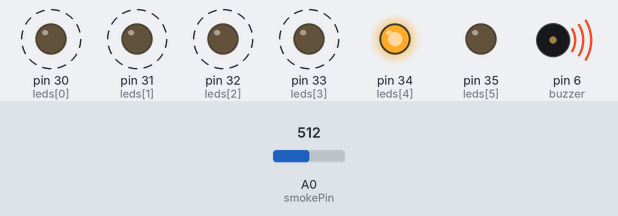
A sketch run on a simulated Arduino Mega 2560, built with avr-gcc and run on an emulated ATmega2560. Shown: output pins drawn as LEDs (lit = HIGH), buzzer (waves = sounding, pin HIGH). Dashed ring = blinking. The test bench sets the inputs (shaded band); at power-on: A0 (smokePin) = 512.

Above: at 0.9 s.
2.1 s: A0 (smokePin) set to 487
At 2.7 s:
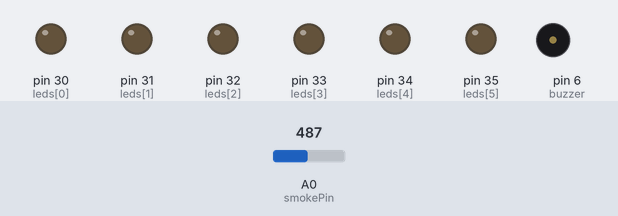
3.9 s: A0 (smokePin) set to 510
At 4.0 s:
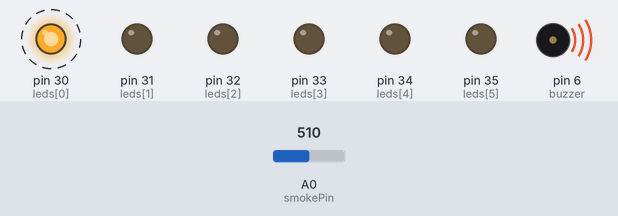
7.4 s: A0 (smokePin) set to 490
At 7.8 s:
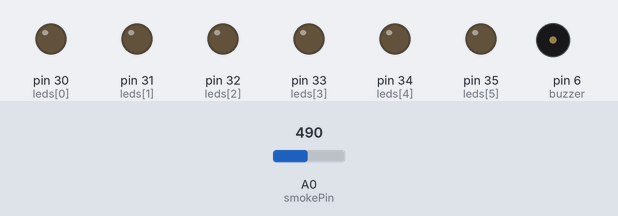
9.1 s: A0 (smokePin) set to 511
At 9.4 s:
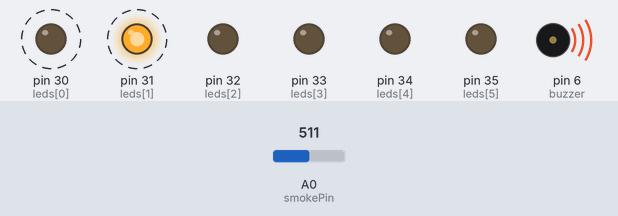
Timing chart, 0 to 13.6 s (numbered marks = the images above; inputs shaded):
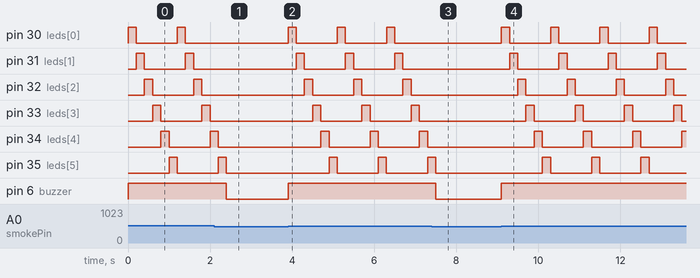

The sketch:

Smoke_Buzzer_LEDs.ino
```cpp
// Smoke Detection System with Buzzer and LED Indicators

int smokePin = A0;          // Analog pin connected to smoke sensor
int buzzer = 6;             // Digital pin connected to buzzer
int leds[6] = {30,31,32,33,34,35}; // Array of LED pins

void setup() {
  // Set buzzer pin as OUTPUT
  pinMode(buzzer, OUTPUT);

  // Set all LED pins as OUTPUT
  for(int i = 0; i < 6; i++) {
    pinMode(leds[i], OUTPUT);
  }
}

void loop() {
  // Read smoke sensor value
  int smoke = analogRead(smokePin);

  // If smoke level exceeds threshold
  if(smoke > 500) {

    digitalWrite(buzzer, HIGH); // Turn on buzzer

    // Turn on LEDs sequentially as visual alert
    for(int i = 0; i < 6; i++) {
      digitalWrite(leds[i], HIGH);
      delay(200);
      digitalWrite(leds[i], LOW);
    }

  } else {
    digitalWrite(buzzer, LOW); // Turn off buzzer if no smoke
  }
}
```

Measured:
- the behaviour switches between 501 and 500 on A0 (smokePin) (found by bisection; images 0 and 1)
- after the input at 2.1 s, pin 30 (leds[0]): stops changing and stays LOW; pin 31 (leds[1]): stays LOW (without the input it goes to HIGH after 0.50 s)
- after the input at 3.9 s, pin 30 (leds[0]): alternates HIGH for 0.20 s and LOW for 1.0 s, starting at once; pin 31 (leds[1]): alternates HIGH for 0.20 s and LOW for 1.0 s, starting after 0.20 s
- after the input at 7.4 s, pin 30 (leds[0]): stops changing and stays LOW; pin 31 (leds[1]): stays LOW (without the input it goes to HIGH after 0.30 s)
- after the input at 9.1 s, pin 30 (leds[0]): alternates HIGH for 0.20 s and LOW for 1.0 s, starting at once; pin 31 (leds[1]): alternates HIGH for 0.20 s and LOW for 1.0 s, starting after 0.20 s
- by itself, pin 30 (leds[0]), pin 31 (leds[1]), pin 32 (leds[2]), pin 33 (leds[3]): alternates HIGH for 0.20 s and LOW for 1.0 s
